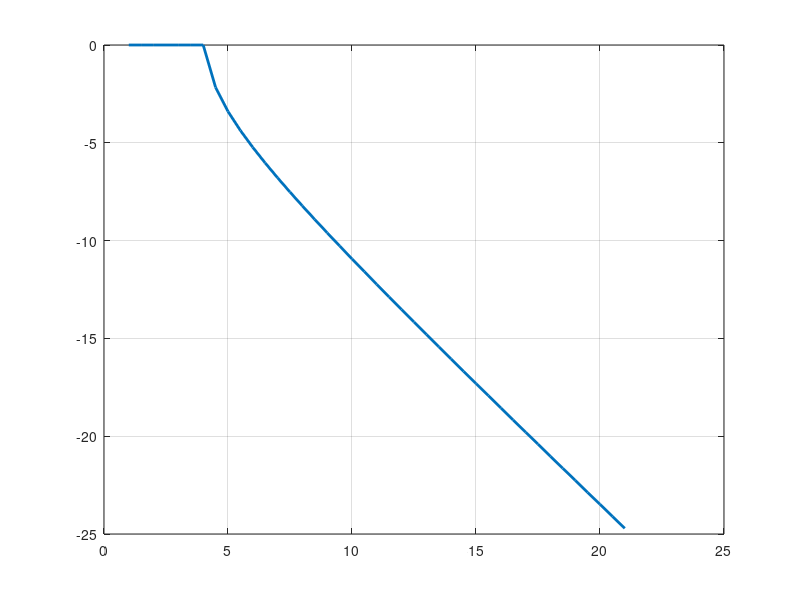

Here is the MATLAB script that generated this plot:
   c0 = 3e8;

    Str = load('Xmn.mat');
    Xmn = Str.Xmn;
    
    rr = 0.0405319403216/1.9;
    F = 1e9:0.5e9:21e9;
    
    beta_rho = (Xmn(1).xmn)./rr;
    
    beta = (2 * pi * F) ./ c0;
    
%     beta_z = -1j .* sqrt(-(beta.^2 - beta_rho.^2));
    beta_z = sqrt((beta.^2 - beta_rho.^2));
    
    L = 0.001;
    
    Phase = exp(-1j * beta_z * L);
    
    plot(F * 1e-9, angle(Phase)*180/pi, 'LineWidth', 2); grid on;
   